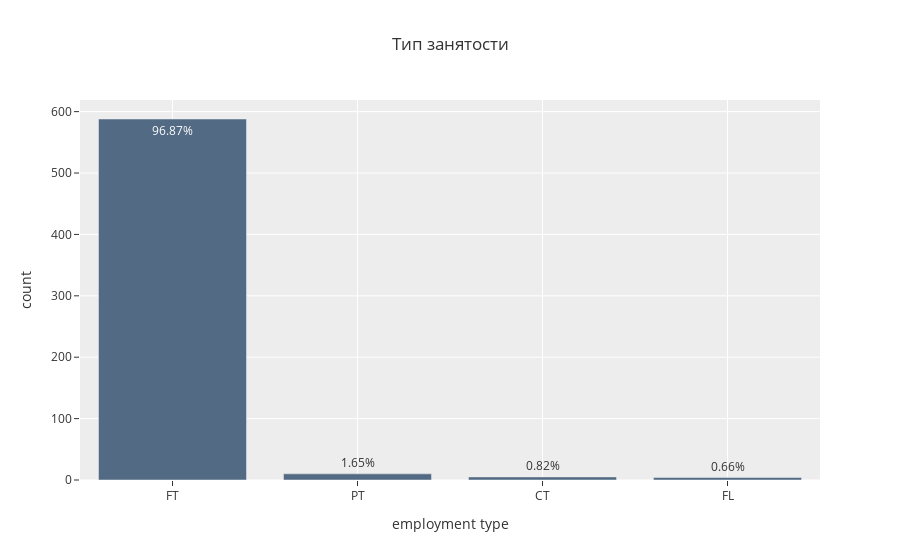

Notebook source saved alongside this figure:
### Code cell
employment_type_value = df.employment_type.value_counts()
fig = px.bar(employment_type_value, x=employment_type_value.index, y=employment_type_value.values, 
             labels={'index':'employment type', 'y':'count'},
             title = 'Тип занятости',
             color_discrete_sequence = [px.colors.qualitative.Antique[4]],
             template = 'ggplot2')
        
fig.data[0].customdata = [96.87, 1.65 , 0.82 , 0.66]
fig.data[0].texttemplate = '%{customdata}%'

fig.show()

### Figure 1 — Plotly figure (JSON) as saved in the notebook; plotly's stock layout.template omitted (floating-point values rounded to 4 significant figures)
{"data": [{"alignmentgroup": "True", "customdata": [96.87, 1.65, 0.82, 0.66], "hovertemplate": "employment type=%{x}<br>count=%{y}<extra></extra>", "legendgroup": "", "marker": {"color": "rgb(82, 106, 131)", "pattern": {"shape": ""}}, "name": "", "offsetgroup": "", "orientation": "v", "showlegend": false, "textposition": "auto", "texttemplate": "%{customdata}%", "type": "bar", "x": ["FT", "PT", "CT", "FL"], "xaxis": "x", "y": [588, 10, 5, 4], "yaxis": "y"}], "layout": {"barmode": "relative", "legend": {"tracegroupgap": 0}, "title": {"text": "Тип занятости"}, "xaxis": {"anchor": "y", "domain": [0, 1], "title": {"text": "employment type"}}, "yaxis": {"anchor": "x", "domain": [0, 1], "title": {"text": "count"}}}}
